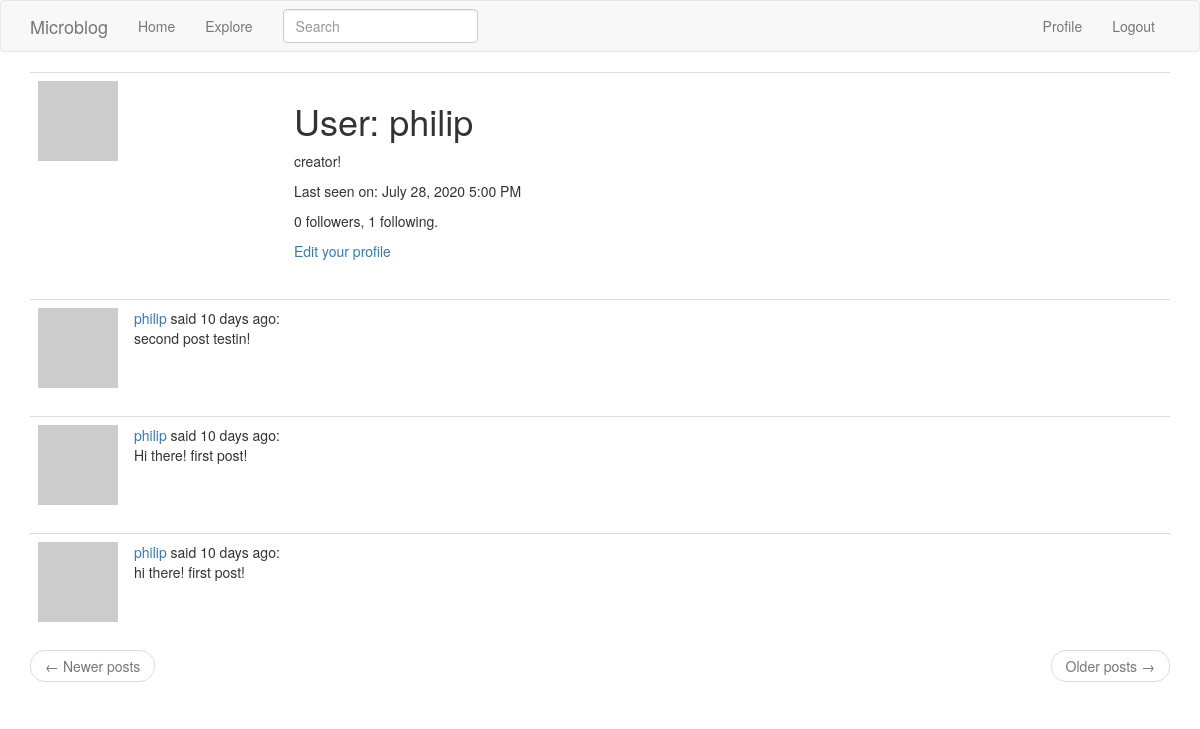
The app's page /user/philip (signed in), older data.
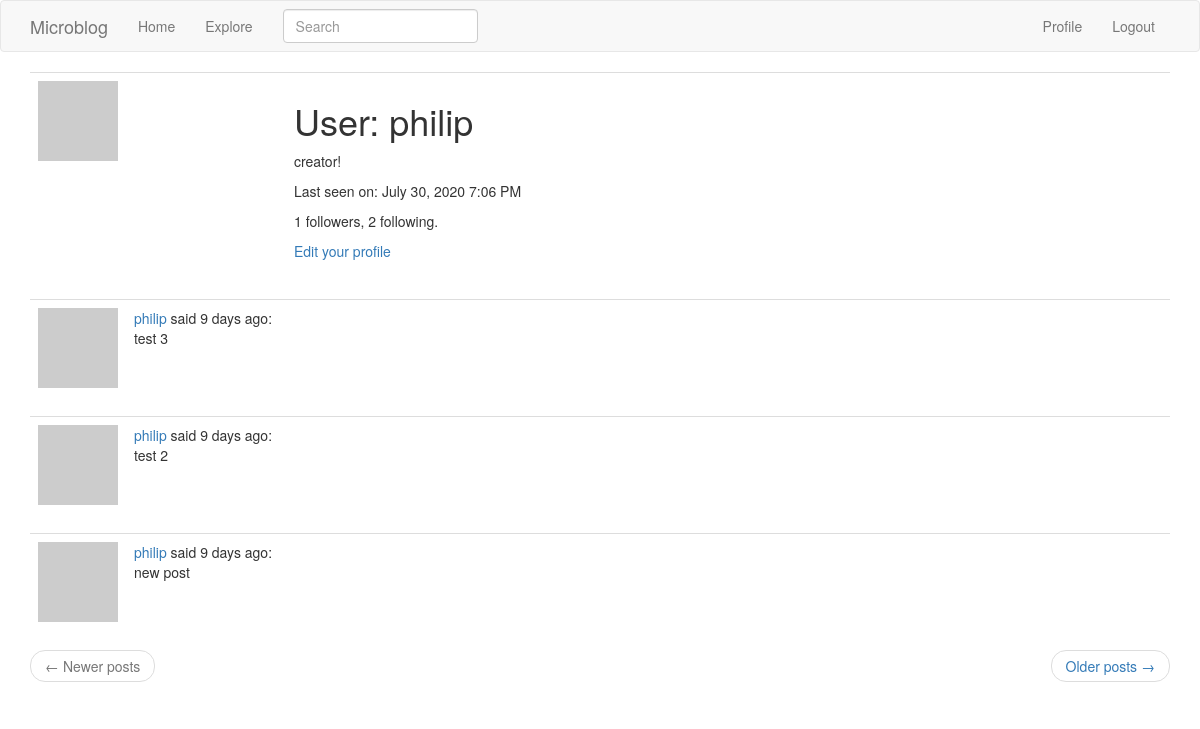
The same page, newer data.
### app/models.py (models this page shows, shortened)
class User(UserMixin, db.Model):  # User class inherits from db.Model, base class for all models from SQLAlchemy. Also inherits UserMixin to implement login
    id = db.Column(db.Integer, primary_key=True)
    username = db.Column(db.String(64), index=True, unique=True)
    email = db.Column(db.String(120), index=True, unique=True)
    password_hash = db.Column(db.String(128), unique=True)
    posts = db.relationship('Post', backref='author', lazy='dynamic')  # sets relationship between users and posts, allows for queries like user.posts
    about_me = db.Column(db.String(140))
    last_seen = db.Column(db.DateTime, default=datetime.utcnow)
    followed = db.relationship(  # sets up querying what following relationships
        'User', secondary=followers,  # secondary is association table
        primaryjoin=(followers.c.follower_id == id),  # primaryjoin links follower user and association table
        secondaryjoin=(followers.c.followed_id == id),  # secondaryjoin links followed user and association table
        backref = db.backref('followers', lazy='dynamic'), lazy='dynamic')  # backref defines how followed entity will access their followers
    def avatar(self, size):
        digest = md5(self.email.lower().encode('utf-8')).hexdigest()
        return 'https://www.gravatar.com/avatar/{}?d=identicon&s={}'.format(
            digest, size)

class SearchableMixin(object):
    @classmethod
    def search(cls, expression, page, per_page):  # first argument is a class, for example Post model
        ids, total = query_index(cls.__tablename__, expression, page, per_page)
        if total == 0:
            return cls.query.filter_by(id=0), 0
        when = []  # list of tuples, where tuples are pairs of id index and id value at that index
        for i in range(len(ids)):
            when.append((ids[i], i))
        return cls.query.filter(cls.id.in_(ids)).order_by(db.case(when, value=cls.id)), total
    @classmethod
    def before_commit(cls, session):
        session._changes = {
            'add': list(session.new),
            'update': list(session.dirty),
            'delete': list(session.deleted)
            }
    @classmethod
    def after_commit(cls, session):
        for obj in session._changes['add']:
            if isinstance(obj, SearchableMixin):
                add_to_index(obj.__tablename__, obj)
        for obj in session._changes['update']:
            if isinstance(obj, SearchableMixin):
                add_to_index(obj.__tablename__, obj)
        for obj in session._changes['delete']:
            if isinstance(obj, SearchableMixin):
                remove_from_index(obj.__tablename__, obj)
        session._changes = None

class Post(SearchableMixin, db.Model):
    __searchable__ = ['body']
    id = db.Column(db.Integer, primary_key=True)
    body = db.Column(db.String(140))
    timestamp = db.Column(db.DateTime, index=True, default=datetime.utcnow)
    user_id = db.Column(db.Integer, db.ForeignKey('user.id'))  # for ForeignKey parameter, 'user.id' refers to the id from User table

### app/main/routes.py (the view)
@bp.route('/user/<username>')  # profile page for User
@login_required
def user(username):
    user = User.query.filter_by(username=username).first_or_404()  # returns 404 if no user by that username found
    page = request.args.get(key='page', default=1, type=int)
    posts = user.posts.order_by(Post.timestamp.desc()).paginate(page, current_app.config['POSTS_PER_PAGE'], False)  # False parameter returns empty page instead of 404 error if trying to navigate to a page that doesn't exist
    if posts.has_next:
        next_url = url_for('main.user', username=user.username, page=posts.next_num)  # need username = user.username argument because url_for has to point back to same profile
    else:
        next_url = None
    if posts.has_prev:
        prev_url = url_for('main.user', username=user.username, page=posts.prev_num)
    else:
        prev_url = None
    form = EmptyForm()  # add options to follow or unfollow, specified by username.
    return render_template('user.html', user=user, posts=posts.items, form=form, next_url=next_url, prev_url=prev_url)

### app/main/forms.py
class SearchForm(FlaskForm):
    q = StringField('Search', validators=[DataRequired()])
    def __init__(self, *args, **kwargs):
        if 'formdata' not in kwargs:
            kwargs['formdata'] = request.args
        if 'csrf_enabled' not in kwargs:
            kwargs['csrf_enabled'] = False  # disables CSRF protection default for clickable search links to work
        super(SearchForm, self).__init__(*args, **kwargs)

class EmptyForm(FlaskForm):  # form for triggering follow and unfollow actions as a POST request with a CSRF token
    submit = SubmitField('Submit')  # submit button labeled Submit

### app/main/routes.py (called while the page is built)
@bp.before_request
def before_request():  # tracks when user was last seen, writes to db
    if current_user.is_authenticated:
        current_user.last_seen = datetime.utcnow()
        db.session.commit()
        g.search_form = SearchForm()  # explain

### app/models.py (called while the page is built)
@login.user_loader
def load_user(id):
    return User.query.get(int(id))  # loads user from ID, ties in LoginManager and User from database

### app/templates/user.html (shortened to what this page needs)
{% extends "base.html" %}
{% block app_content %}
    <table class="table table-hover">
        <tr>
            <td width="256px"><img src="{{ user.avatar(256) }}"></td>
            <td>
                <h1>User: {{ user.username }}</h1>
                {% if user.about_me %}<p>{{ user.about_me }}</p>{% endif %}
                {% if user.last_seen %}<p>Last seen on: {{ moment(user.last_seen).format('LLL') }}</p>{% endif %}
                <p>{{ user.followers.count() }} followers, {{ user.followed.count() }} following.</p>
                {% if user == current_user %}
                <p><a href="{{ url_for('main.edit_profile') }}">Edit your profile</a></p>
                {% endif %}
            </td>
        </tr>
    </table>
    {% for post in posts %}
        {% include '_post.html' %}
    {% endfor %}
    <nav aria-label="...">
        <ul class="pager">
            <li class="previous{% if not prev_url %} disabled{% endif %}">
                <a href="{{ prev_url or '#' }}">
                    <span aria-hidden="true">&larr;</span> Newer posts
                </a>
            </li>
            <li class="next{% if not next_url %} disabled{% endif %}">
                <a href="{{ next_url or '#' }}">
                    Older posts <span aria-hidden="true">&rarr;</span>
                </a>
            </li>
        </ul>
    </nav>
{% endblock %}

### app/templates/_post.html
<table class="table table-hover">
    <tr>
        <td width="70px">
            <a href="{{ url_for('main.user', username=post.author.username) }}">
                <img src="{{ post.author.avatar(70) }}" />
            </a>
        </td>
        <td>
            <a href="{{ url_for('main.user', username=post.author.username) }}">
                {{ post.author.username }}
            </a>
            said {{ moment(post.timestamp).fromNow()  }}:
            <br>
            {{ post.body }}
        </td>
    </tr>
</table>

Row changes from the older to the newer data that the page shows:
no longer on this page (row unchanged): Post: author.username "philip", timestamp "10 days ago", body "second post testin!"
no longer on this page (row unchanged): Post: author.username "philip", timestamp "10 days ago", body "Hi there! first post!"
no longer on this page (row unchanged): Post: author.username "philip", timestamp "10 days ago", body "hi there! first post!"
changed User "philip": last_seen "July 28, 2020 5:00 PM" → "July 30, 2020 7:06 PM"
added Post: author.username "philip", timestamp "9 days ago", body "test 3"
added Post: author.username "philip", timestamp "9 days ago", body "test 2"
added Post: author.username "philip", timestamp "9 days ago", body "new post"
Text that changed along with them:
{{ user.followers.count() }}: "0" → "1"
{{ user.followed.count() }}: "1" → "2"
